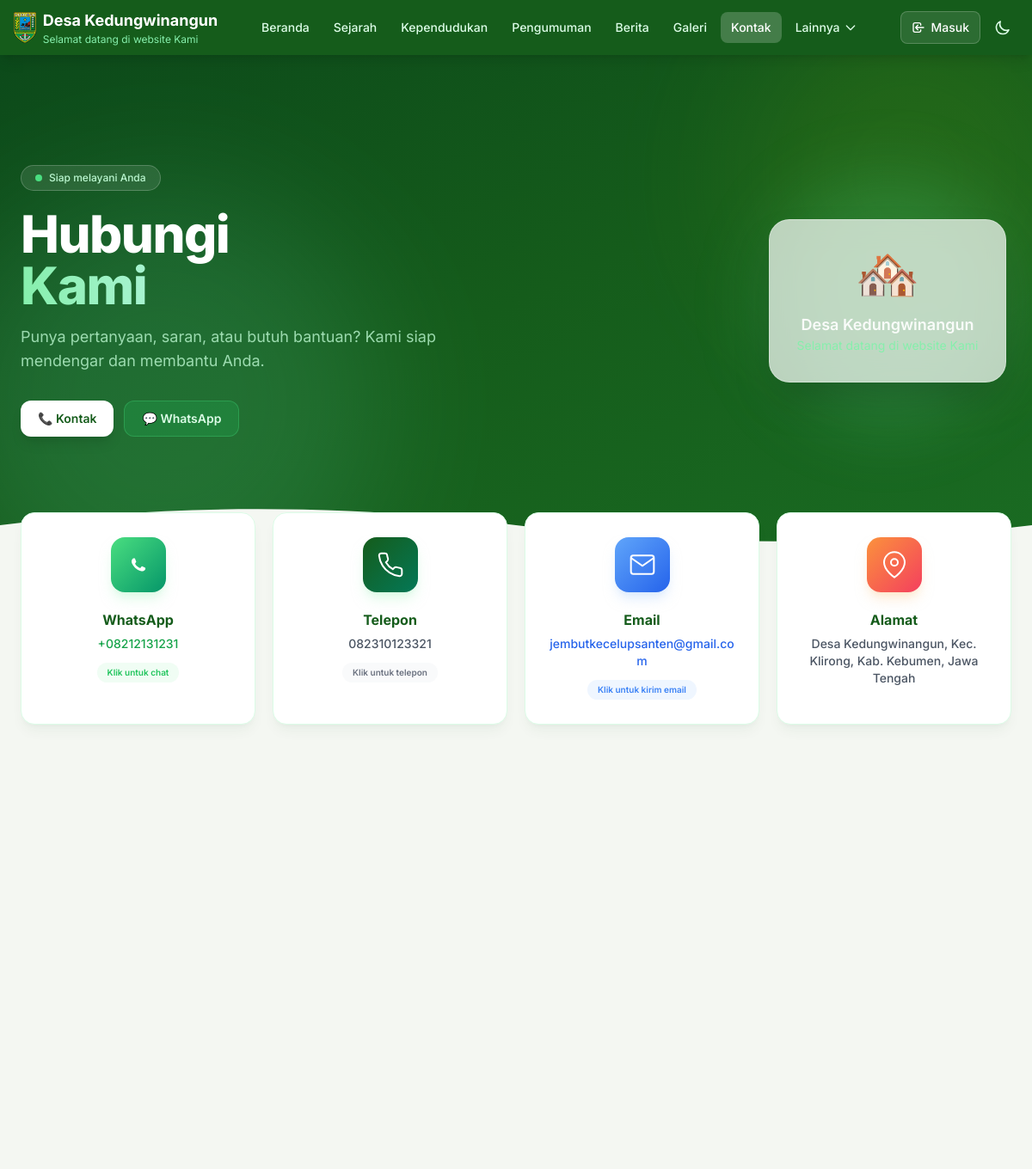
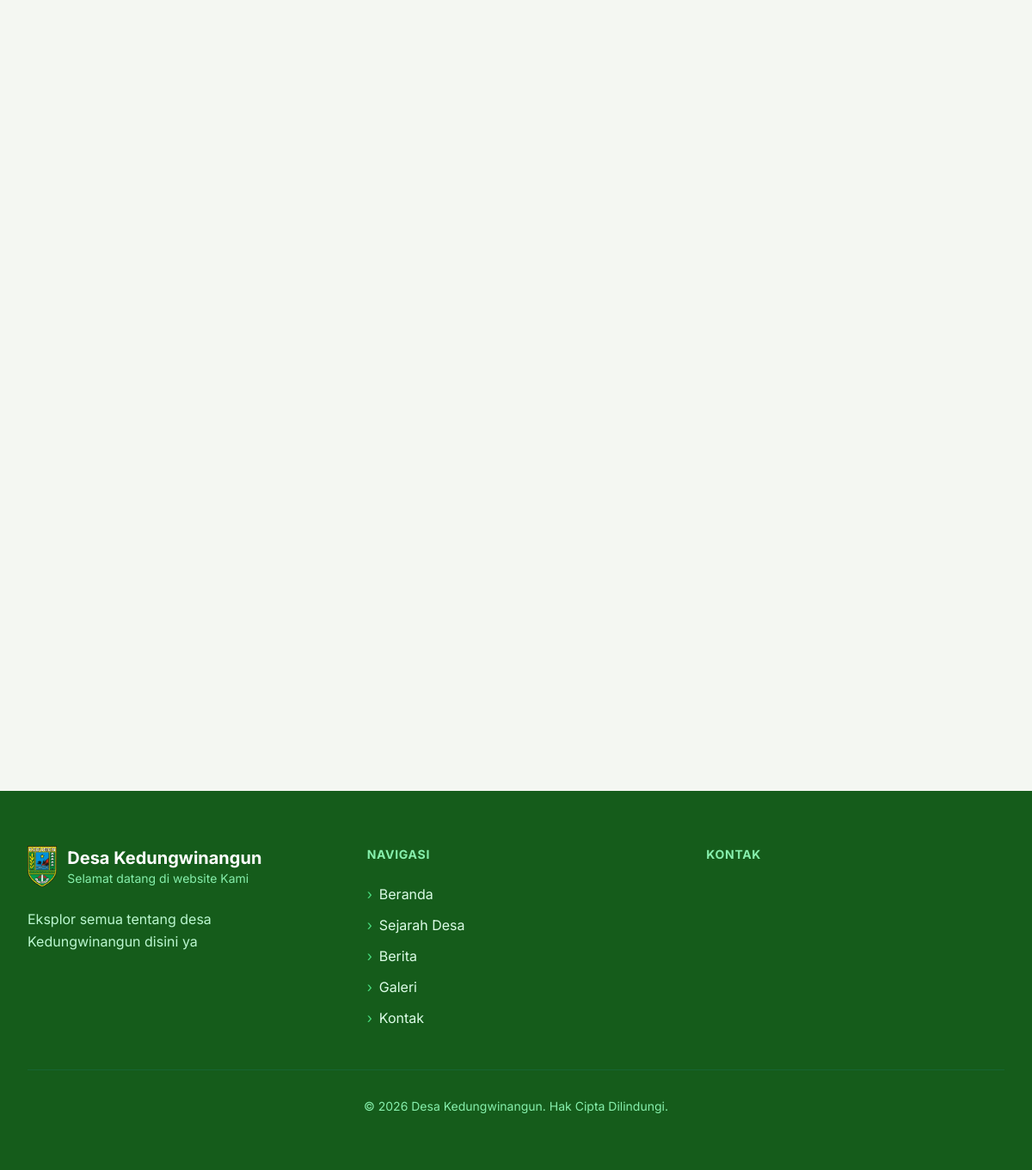
The page /kontak on the database as committed earlier (2 pictures, top to bottom).
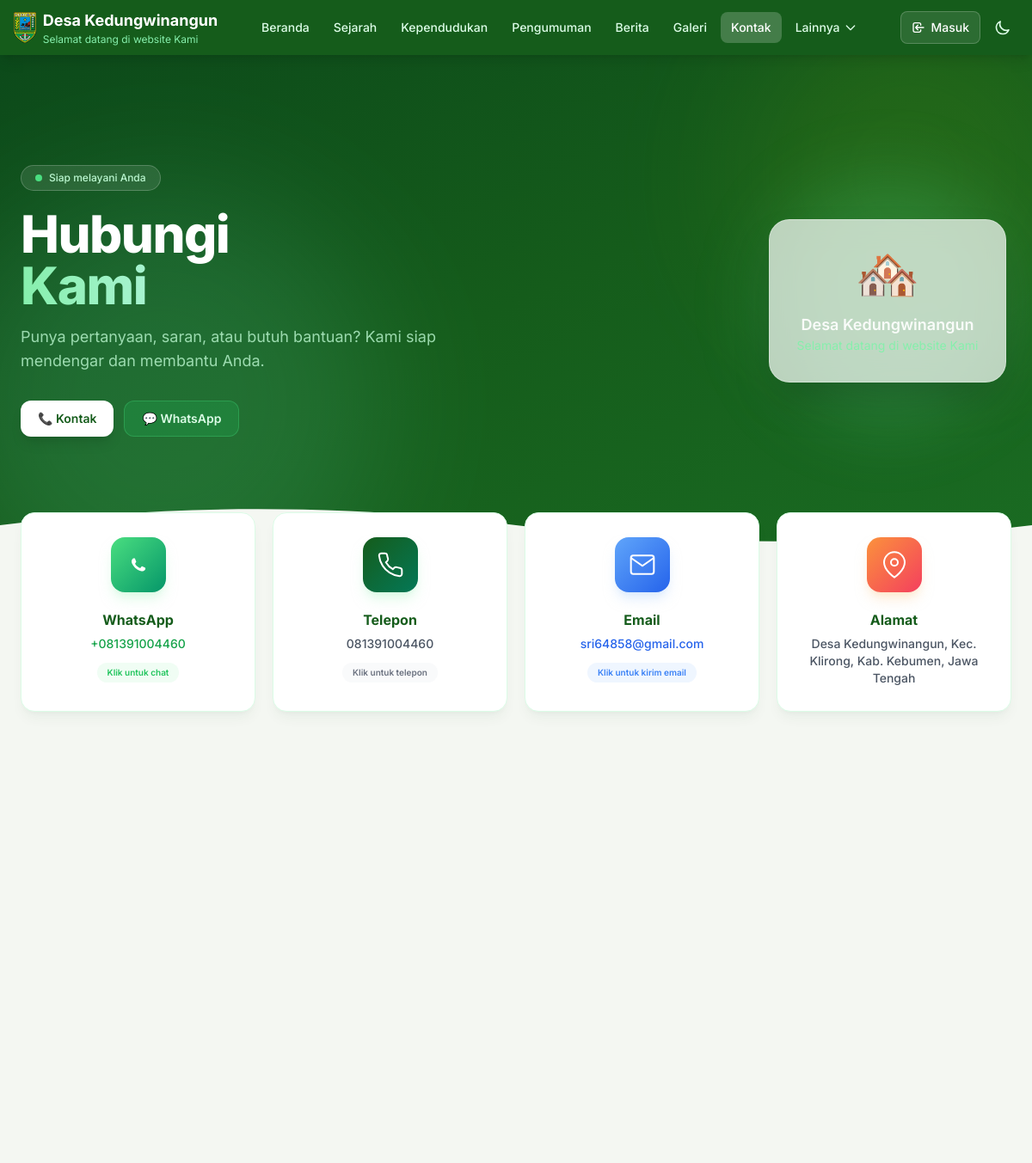
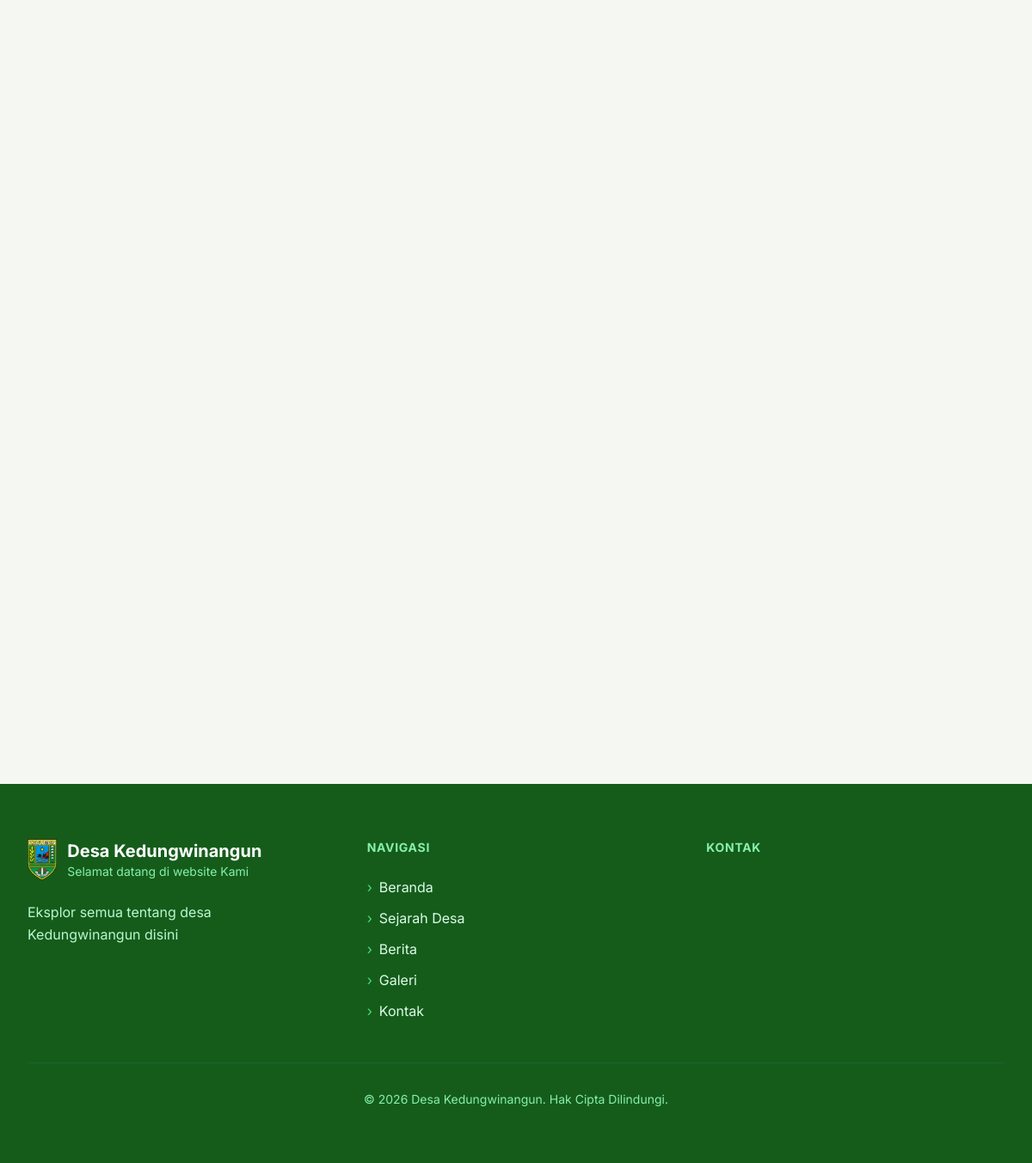
The same page on the database as committed later (2 pictures, top to bottom).
### tables this page shows
CREATE TABLE config (
                key TEXT PRIMARY KEY,
                value TEXT
            );

### routes/public.py (the view)
@public_bp.route("/kontak")
def kontak():
    from datetime import datetime
    try:
        desa_info = get_desa_info_with_maps()
        custom_pages = get_all_pages()
        kontak_data = {
            'whatsapp': get_config("kontak_whatsapp", ""),
            'telepon': get_config("kontak_telepon", ""),
            'email': get_config("kontak_email", ""),
            'alamat': get_config("alamat_desa", ""),
            'facebook': get_config("sosial_facebook", ""),
            'instagram': get_config("sosial_instagram", ""),
            'twitter': get_config("sosial_twitter", ""),
            'tiktok': get_config("sosial_tiktok", ""),
        }
        return render_template(
            "kontak.html",
            desa=desa_info,
            nav_links=set_nav_active("Kontak"),
            kontak=kontak_data,
            tahun=datetime.now().year,
            config=kontak_data,
            site_name=desa_info['nama'],
            site_tagline=desa_info['tagline'],
            site_description=desa_info['deskripsi'],
            custom_pages=custom_pages,
        )
    except Exception as e:
        logger.error(f"Error loading kontak page: {str(e)}")
        flash('Terjadi kesalahan saat memuat halaman kontak', 'error')
        return redirect(url_for('public.index'))

### app.py (called while the page is built, shortened)
@app.context_processor
def inject_openrouter_key():
    return {
        'openrouter_api_key': environ.get('OPENROUTER_API_KEY', '')
    }

@app.context_processor
def inject_custom_pages():
    from models import get_all_pages
    return {'custom_pages_nav': get_all_pages()}

@app.after_request
def add_security_headers(response):
    response.headers['X-Content-Type-Options'] = 'nosniff'
    response.headers['X-Frame-Options'] = 'DENY'
    response.headers['X-XSS-Protection'] = '1; mode=block'
    response.headers['Referrer-Policy'] = 'strict-origin-when-cross-origin'
    if request.path.startswith('/admin') or request.path.startswith('/login'):
        response.headers['Cache-Control'] = 'no-store, no-cache, must-revalidate, max-age=0'
        response.headers['Pragma'] = 'no-cache'
        response.headers['Expires'] = '0'
    response.headers['Permissions-Policy'] = (
        'camera=(), microphone=(), geolocation=(self "https://maps.google.com"), '
        'payment=(), usb=(), fullscreen=(self)'
    )
    return response

### models.py (called while the page is built)
def get_db_connection():
    conn = sqlite3.connect(Config.DB_NAME)
    conn.row_factory = sqlite3.Row
    return conn

### templates/kontak.html (shortened to what the changed rows need)
<!DOCTYPE html>
<html lang="id">
<head>
    <script src="https://cdn.tailwindcss.com"></script>
    <link rel="stylesheet" href="{{ url_for('static', filename='styles.css') }}">
</head>
<body>
    <section class="relative bg-gradient-to-br from-[#0c4a1a] via-[#155C1B] to-[#1a6b22] text-white overflow-hidden">
        <div class="relative max-w-7xl mx-auto px-6 py-16 md:py-28 lg:py-32">
            <div class="flex flex-col lg:flex-row lg:items-center lg:justify-between gap-10">
                <div class="max-w-2xl reveal">
                    <h1 class="text-4xl md:text-5xl lg:text-6xl font-extrabold leading-[1.1] tracking-tight">
                        Hubungi <br>
                        <span class="text-transparent bg-clip-text bg-gradient-to-r from-green-300 to-emerald-200">Kami</span>
                    </h1>
                </div>
            </div>
        </div>
    </section>
    <div class="max-w-7xl mx-auto px-6 -mt-10 relative z-10" id="kontak-info">
        <div class="grid grid-cols-1 sm:grid-cols-2 lg:grid-cols-4 gap-5 reveal">
            <a href="{% if kontak.whatsapp %}https://wa.me/{{ kontak.whatsapp }}{% else %}#{% endif %}"
               class="contact-card flex flex-col items-center text-center p-7 bg-white rounded-2xl shadow-lg shadow-green-900/5 border border-green-100 {% if not kontak.whatsapp %}opacity-60 pointer-events-none{% endif %}">
                <div class="w-16 h-16 rounded-2xl bg-gradient-to-br from-green-400 to-emerald-600 flex items-center justify-center mb-5 shadow-lg shadow-green-200/50">
                </div>
                <h3 class="text-[#155C1B] font-bold text-base">WhatsApp</h3>
                <p class="text-green-600 text-sm mt-1.5 font-medium">
                    {% if kontak.whatsapp %}+{{ kontak.whatsapp }}{% else %}<span class="text-gray-400 italic font-normal">Belum tersedia</span>{% endif %}
                </p>
                {% if kontak.whatsapp %}
                <span class="mt-3 text-[10px] font-semibold text-green-500 bg-green-50 px-3 py-1 rounded-full">Klik untuk chat</span>
                {% endif %}
            </a>
            <a href="{% if kontak.telepon %}tel:{{ kontak.telepon }}{% else %}#{% endif %}"
               class="contact-card flex flex-col items-center text-center p-7 bg-white rounded-2xl shadow-lg shadow-green-900/5 border border-green-100 {% if not kontak.telepon %}opacity-60 pointer-events-none{% endif %}">
                <div class="w-16 h-16 rounded-2xl bg-gradient-to-br from-[#155C1B] to-emerald-700 flex items-center justify-center mb-5 shadow-lg shadow-green-200/50">
                </div>
                <h3 class="text-[#155C1B] font-bold text-base">Telepon</h3>
                <p class="text-gray-600 text-sm mt-1.5 font-medium">
                    {% if kontak.telepon %}{{ kontak.telepon }}{% else %}<span class="text-gray-400 italic font-normal">Belum tersedia</span>{% endif %}
                </p>
                {% if kontak.telepon %}
                <span class="mt-3 text-[10px] font-semibold text-gray-500 bg-gray-50 px-3 py-1 rounded-full">Klik untuk telepon</span>
                {% endif %}
            </a>
            <a href="{% if kontak.email %}mailto:{{ kontak.email }}{% else %}#{% endif %}"
               class="contact-card flex flex-col items-center text-center p-7 bg-white rounded-2xl shadow-lg shadow-green-900/5 border border-green-100 {% if not kontak.email %}opacity-60 pointer-events-none{% endif %}">
                <div class="w-16 h-16 rounded-2xl bg-gradient-to-br from-blue-400 to-blue-600 flex items-center justify-center mb-5 shadow-lg shadow-blue-200/50">
                    <svg class="w-8 h-8 text-white" viewBox="0 0 24 24" fill="none" stroke="currentColor" stroke-width="1.5">
                        <path d="M4 4h16c1.1 0 2 .9 2 2v12c0 1.1-.9 2-2 2H4c-1.1 0-2-.9-2-2V6c0-1.1.9-2 2-2z"/>
                        <polyline points="22,6 12,13 2,6"/>
                    </svg>
                </div>
                <h3 class="text-[#155C1B] font-bold text-base">Email</h3>
                <p class="text-blue-600 text-sm mt-1.5 font-medium break-all">
                    {% if kontak.email %}{{ kontak.email }}{% else %}<span class="text-gray-400 italic font-normal">Belum tersedia</span>{% endif %}
                </p>
                {% if kontak.email %}
                <span class="mt-3 text-[10px] font-semibold text-blue-500 bg-blue-50 px-3 py-1 rounded-full">Klik untuk kirim email</span>
                {% endif %}
            </a>
        </div>
    </div>
    {% include 'partials/footer.html' %}
</body>
</html>

### templates/partials/footer.html (shortened to what this page needs)
<footer class="bg-[#155C1B] text-white">
    <div class="max-w-7xl mx-auto px-4 sm:px-6 lg:px-8 py-16">
        <div class="grid grid-cols-1 md:grid-cols-3 gap-12">
            <div class="reveal-footer">
                <a href="{{ url_for('public.index') }}" class="flex items-center gap-3 mb-6 group">
                    <img src="{{ url_for('static', filename='images/kebumen.png') }}" alt="Logo" class="h-12 w-auto transition-transform duration-300 group-hover:scale-105">
                    <div>
                        <h3 class="font-bold text-xl">{{ site_name or 'Desa' }}</h3>
                        <p class="text-green-300 text-sm">{{ site_tagline or '' }}</p>
                    </div>
                </a>
                <p class="text-green-200 leading-relaxed mb-6">{{ site_description or '' }}</p>
            </div>
            <div class="reveal-footer" style="transition-delay: 0.1s;">
                <h4 class="font-bold text-lg mb-6 text-green-300 uppercase tracking-wider text-sm">Navigasi</h4>
                <ul class="space-y-3">
                    <li>
                        <a href="{{ url_for('public.index') }}" class="text-green-100 hover:text-white transition-colors duration-200 flex items-center gap-2 group">
                            <span class="text-green-400 group-hover:translate-x-1 transition-transform duration-200">›</span>
                            Beranda
                        </a>
                    </li>
                    <li>
                        <a href="{{ url_for('public.sejarah') }}" class="text-green-100 hover:text-white transition-colors duration-200 flex items-center gap-2 group">
                            <span class="text-green-400 group-hover:translate-x-1 transition-transform duration-200">›</span>
                            Sejarah Desa
                        </a>
                    </li>
                    <li>
                        <a href="{{ url_for('public.berita') }}" class="text-green-100 hover:text-white transition-colors duration-200 flex items-center gap-2 group">
                            <span class="text-green-400 group-hover:translate-x-1 transition-transform duration-200">›</span>
                            Berita
                        </a>
                    </li>
                    <li>
                        <a href="{{ url_for('public.galeri') }}" class="text-green-100 hover:text-white transition-colors duration-200 flex items-center gap-2 group">
                            <span class="text-green-400 group-hover:translate-x-1 transition-transform duration-200">›</span>
                            Galeri
                        </a>
                    </li>
                    <li>
                        <a href="{{ url_for('public.kontak') }}" class="text-green-100 hover:text-white transition-colors duration-200 flex items-center gap-2 group">
                            <span class="text-green-400 group-hover:translate-x-1 transition-transform duration-200">›</span>
                            Kontak
                        </a>
                    </li>
                </ul>
            </div>
            <div class="reveal-footer" style="transition-delay: 0.2s;">
                <h4 class="font-bold text-lg mb-6 text-green-300 uppercase tracking-wider text-sm">Kontak</h4>
            </div>
        </div>
        <div class="mt-12 pt-8 border-t border-green-800 text-center">
            <p class="text-green-300 text-sm">© {{ tahun }} {{ site_name or 'Desa' }}. Hak Cipta Dilindungi.</p>
        </div>
    </div>
</footer>

Rows that differ between the two databases and show on the page:
changed config (number 3 of 7 on the later page): whatsapp "08212131231" → "081391004460"
changed config (number 4 of 7 on the later page): telepon "082310123321" → "081391004460"
changed config: email "jembutkecelupsanten@gmail.com" → "sri64858@gmail.com"
changed config: value "Eksplor semua tentang desa Kedungwinangun disini ya" → "Eksplor semua tentang desa Kedungwinangun disini"
